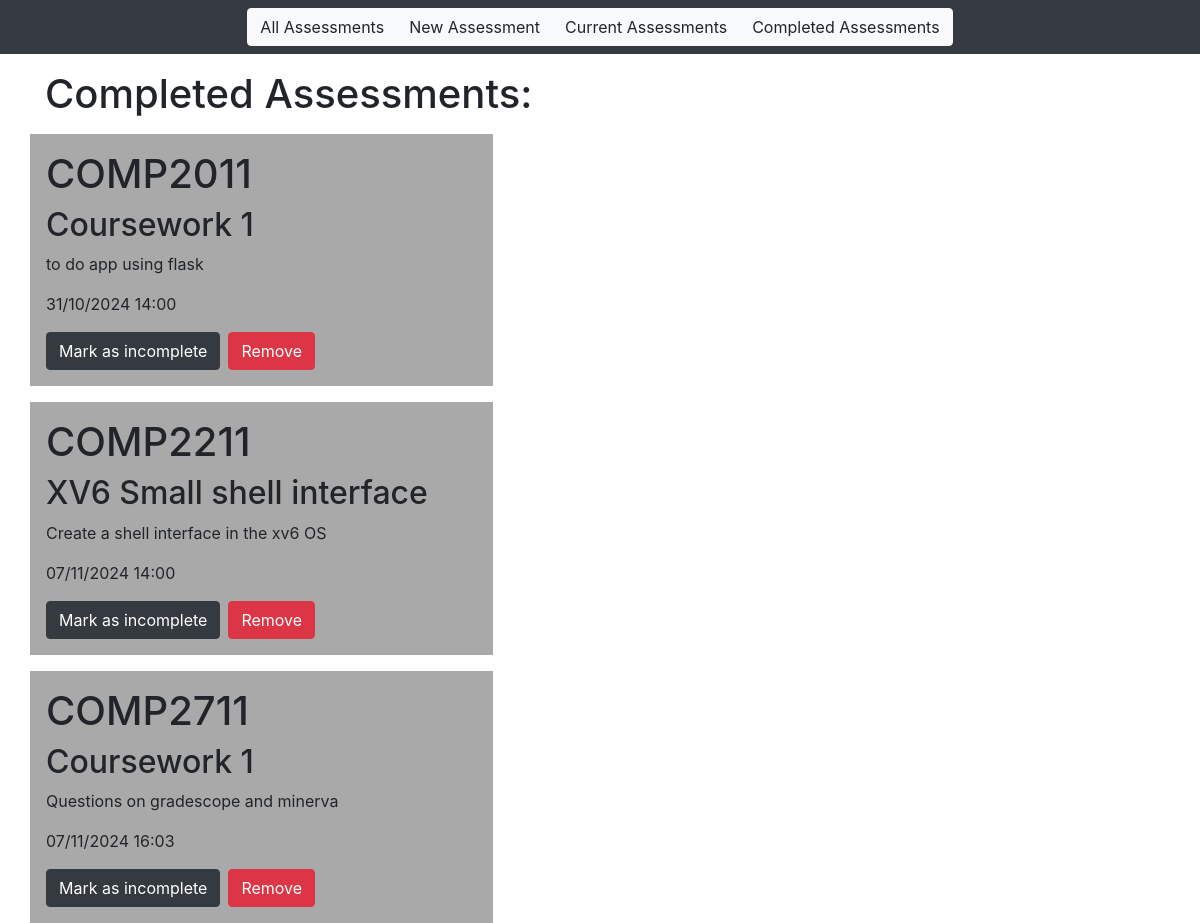
The page /completedAssessments on the database its author committed.
### app/models.py (models this page shows)
class Assessment(db.Model):
    id = db.Column(db.Integer, primary_key=True)
    moduleCode = db.Column(db.String(9), index=True)
    title = db.Column(db.String(50))
    description = db.Column(db.String(500))
    dateTime = db.Column(db.DateTime)
    completion = db.Column(db.Boolean, default=False)

### app/views.py (the view)
@app.route("/completedAssessments")
def completedAssessments():
    completedAssessment = Assessment.query.filter_by(completion=True).all()
    return render_template("completedAssessments.html", assessments=completedAssessment)

### app/templates/completedAssessments.html
{% extends "navbar.html" %}
{% block content %}
<h1>Completed Assessments:</h1>
{% for assessment in assessments %}
    <div class="row col col-lg-5 justify-content-md-center d-flex flex-column p-3 mt-3" style="background-color: darkgrey;">
        <h1>{{ assessment.moduleCode }}</h1>
        <h2>{{ assessment.title }}</h2>
        <p>{{ assessment.description }}</p>
        <p>{{ assessment.dateTime.strftime('%d/%m/%Y %H:%M') }}</p>
        <div class="mt-auto d-flex d-flex">
            <form action="{{ url_for('incompleteAssessment', id=assessment.id, next=request.endpoint) }}" method="post" style="display: inline;">
                <button class="btn btn-dark mr-2">Mark as incomplete</button>
            </form>
            <form action="{{ url_for('removeAssessment', id=assessment.id, next=request.endpoint) }}" method="post" style="display: inline;">
                <button type="submit" class="btn btn-danger">Remove</button>
            </form>
        </div>
    </div>
{% else %}
    <p>No completed assessments.</p>
{% endfor %}
{% endblock %}

### rows shown on the page
Assessment: moduleCode "COMP2011", title "Coursework 1", description "to do app using flask", dateTime "31/10/2024 14:00"
Assessment: moduleCode "COMP2211", title "XV6 Small shell interface", description "Create a shell interface in the xv6 OS", dateTime "07/11/2024 14:00"
Assessment: moduleCode "COMP2711", title "Coursework 1", description "Questions on gradescope and minerva", dateTime "07/11/2024 16:03"
